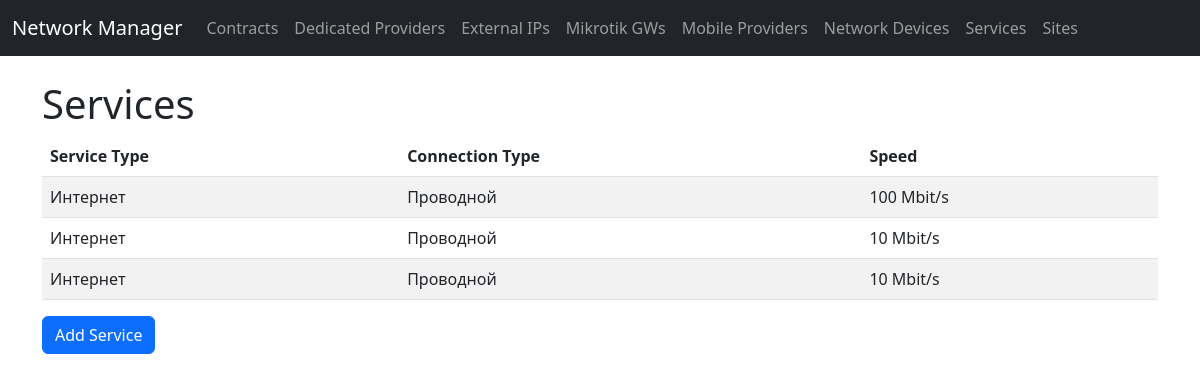
/services/, run on an earlier commit of the app's database.
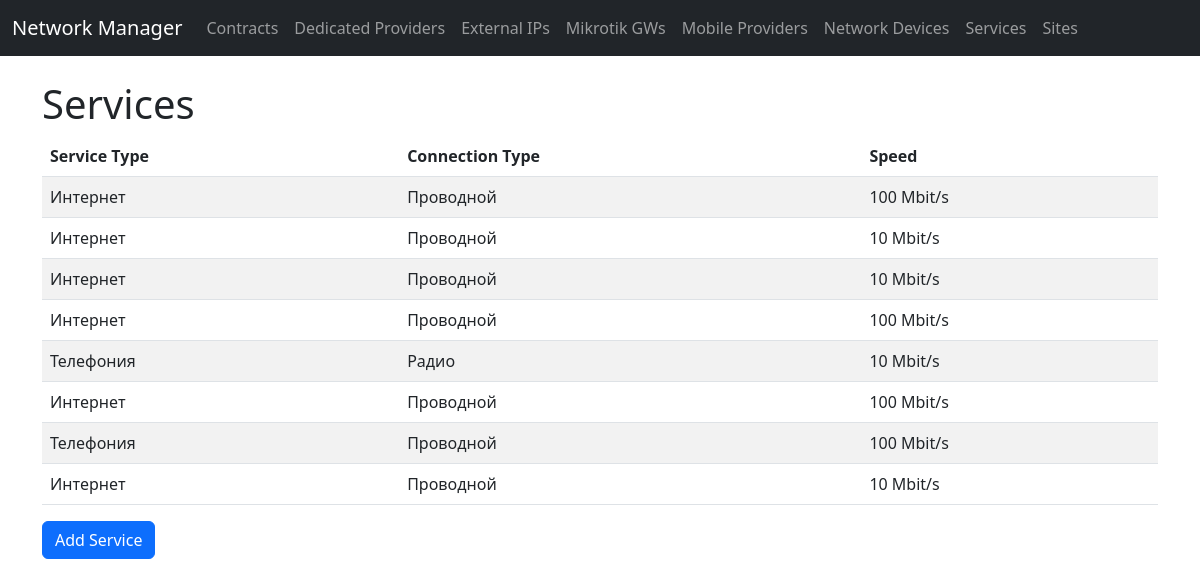
And on a later commit of the database.
### network_manager/models.py (models this page shows, shortened)
class Service(models.Model):
    SERVICE_TYPES = [
        ('internet', 'Интернет'),
        ('telephony', 'Телефония'),
    ]
    CONNECTION_TYPES = [
        ('wired', 'Проводной'),
        ('radio', 'Радио'),
        ('lte', 'LTE'),
    ]
    SPEED_CHOICES = [
        ('10M', '10 Mbit/s'),
        ('100M', '100 Mbit/s'),
        ('1G', '1 Gbit/s'),
        ('10G', '10 Gbit/s'),
    ]
    service_type = models.CharField(max_length=50, choices=SERVICE_TYPES, verbose_name="Тип услуги")
    connection_type = models.CharField(max_length=50, choices=CONNECTION_TYPES, verbose_name="Способ подключения")
    speed = models.CharField(max_length=50, choices=SPEED_CHOICES, verbose_name="Скорость подключения")

### network_manager/views.py (the view)
# urls.py: path('services/', service_list, name='service_list'),
def service_list(request):
    services = Service.objects.all()
    return render(request, 'network_manager/service_list.html', {'services': services})

### network_manager/templates/network_manager/service_list.html (shortened to what this page needs)
{% extends 'base.html' %}
{% block content %}
<h1>Services</h1>
<table class="table table-striped table-hover">
    <thead>
        <tr>
            <th>Service Type</th>
            <th>Connection Type</th>
            <th>Speed</th>
        </tr>
    </thead>
    <tbody>
        {% if services %}
            {% for service in services %}
            <tr onclick="location.href='{% url 'edit_service' service.id %}'" style="cursor: pointer;">
                <td>{{ service.get_service_type_display }}</td>
                <td>{{ service.get_connection_type_display }}</td>
                <td>{{ service.get_speed_display }}</td>
            </tr>
            {% endfor %}
        {% else %}
            <tr>
                <td colspan="3">No services available.</td>
            </tr>
        {% endif %}
    </tbody>
</table>
<a href="{% url 'add_service' %}" class="btn btn-primary">Add Service</a>
{% endblock %}

What changed in the data, as far as the page shows it:
added Service: service_type "Интернет", connection_type "Проводной", speed "100 Mbit/s"
added Service: service_type "Телефония", connection_type "Радио", speed "10 Mbit/s"
added Service: service_type "Интернет", connection_type "Проводной", speed "100 Mbit/s"
added Service: service_type "Телефония", connection_type "Проводной", speed "100 Mbit/s"
added Service: service_type "Интернет", connection_type "Проводной", speed "10 Mbit/s"
